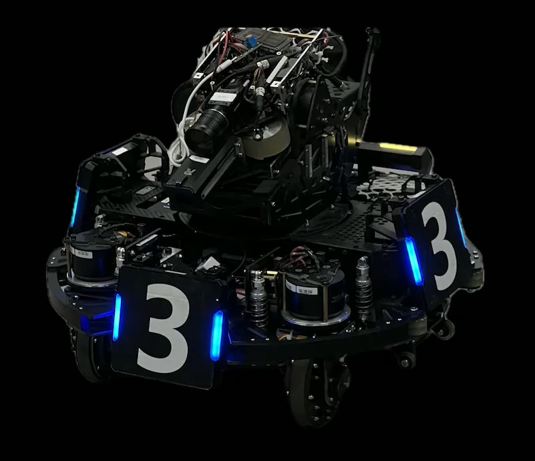
//> input picture class_3/imgs/armor2.jpg, 1069 x 922 px (shown at 1/2 size)
$ ./main   (built with g++ and OpenCV 4)
//> lines starting //> are read from the running program, lines starting //| are printed output that depends on the picture; after the words box and inside, x2 and y2 are one past the last pixel; in counts of white or black regions, pixels touching at a corner belong together
### class_3/include/img_tools.hpp
#ifndef TOOLS__IMG_TOOLS_HPP
#define TOOLS__IMG_TOOLS_HPP

#include <opencv2/opencv.hpp>
#include <string>
#include <vector>

namespace tools
{

inline void draw_point(
  cv::Mat & img, const cv::Point & point, const cv::Scalar & color = {0, 0, 255}, int radius = 3)
{
  cv::circle(img, point, radius, color, cv::FILLED);
}

// 把一条轮廓上的每个点画出来，便于观察 findContours 得到的边界点
inline void drawContour(
  cv::Mat & img, const std::vector<cv::Point> & contour, const cv::Scalar & color = {0, 0, 255},
  int radius = 1)
{
  for (const auto & point : contour) {
    draw_point(img, point, color, radius);
  }
}

inline void draw_points(
  cv::Mat & img, const std::vector<cv::Point> & points, const cv::Scalar & color = {0, 0, 255},
  int thickness = 2)
{
  std::vector<std::vector<cv::Point>> contours = {points};
  cv::drawContours(img, contours, -1, color, thickness);
}

inline void draw_points(
  cv::Mat & img, const std::vector<cv::Point2f> & points, const cv::Scalar & color = {0, 0, 255},
  int thickness = 2)
{
  std::vector<cv::Point> int_points(points.begin(), points.end());
  draw_points(img, int_points, color, thickness);
}

// [6 lines left out: function draw_text, not called in this run]

}  // namespace tools

#endif  // TOOLS__IMG_TOOLS_HPP

### class_3/main.cpp
#include <opencv2/opencv.hpp>
#include <vector>
#include "img_tools.hpp"

int main()
{
    // 读取图片
    cv::Mat bgr_img;
    bgr_img = cv::imread("imgs/armor2.jpg");
//> bgr_img is the input picture: 922 rows x 1069 cols, CV_8UC3; mean B, G, R 16.1, 15.8, 13

    // 彩色图转灰度图
    cv::Mat gray_img;
    cv::cvtColor(bgr_img, gray_img, cv::COLOR_BGR2GRAY);
    // 显示灰度图，调试用
    cv::resize(gray_img, gray_img, {}, 0.5, 0.5);
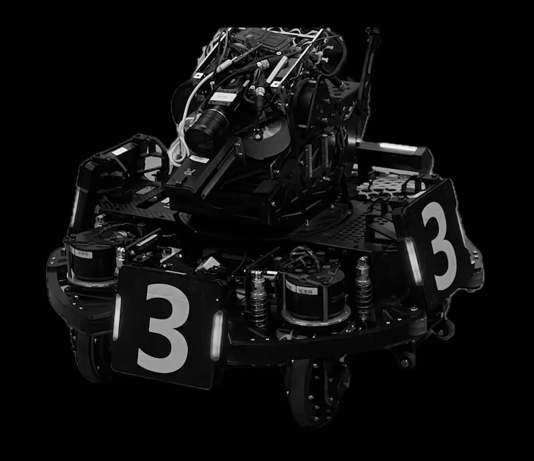
//> gray_img: 461 rows x 534 cols, CV_8UC1; min 0, max 253, mean 15.3
    cv::imshow("gray", gray_img);
    cv::resize(gray_img, gray_img, {}, 2, 2);
//> gray_img: 922 rows x 1068 cols, CV_8UC1

    // 进行二值化
    cv::Mat binary_img;
    cv::threshold(gray_img, binary_img, 130, 255, cv::THRESH_BINARY);
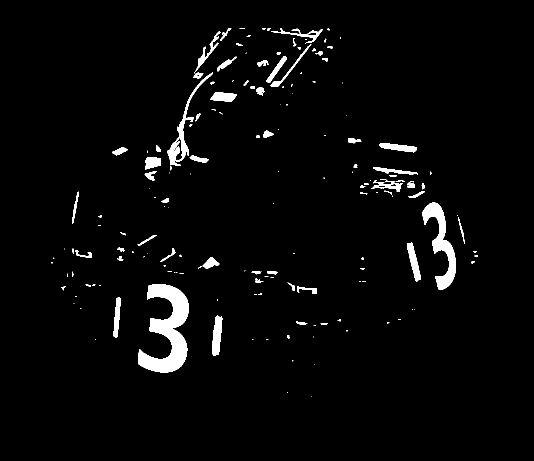
//> binary_img: 922 rows x 1068 cols, CV_8UC1 (shown at 1/2 size); 3% white; 163 white regions (83 under 20 px)
    // 显示二值图，调试用
    cv::resize(binary_img, binary_img, {}, 0.5, 0.5);
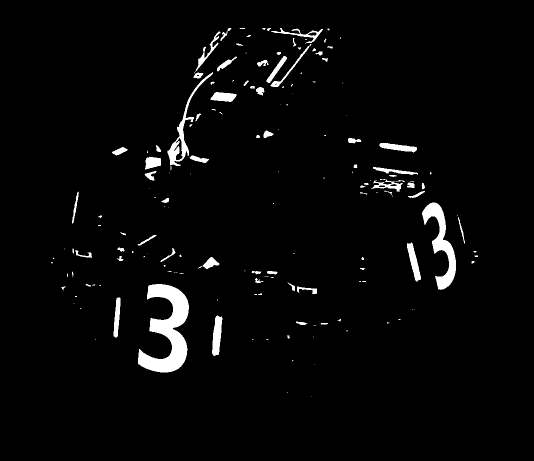
//> binary_img: 461 rows x 534 cols, CV_8UC1; min 0, max 255, mean 7.8
    cv::imshow("binary", binary_img);
    cv::resize(binary_img, binary_img, {}, 2, 2);
//> binary_img: 922 rows x 1068 cols, CV_8UC1

    // 获取轮廓点
    std::vector<std::vector<cv::Point>> contours;
    cv::findContours(binary_img, contours, cv::RETR_EXTERNAL, cv::CHAIN_APPROX_NONE);
//> contours = 131 contours, 31 with area under 20; largest, box (x1, y1, x2, y2) and area: (275, 567, 379, 747) 9693, (333, 55, 465, 349) 5435, (843, 403, 913, 581) 4751, (523, 55, 647, 175) 2909, (423, 629, 447, 713) 1352

    // 显示轮廓点，调试用
    cv::Mat drawcontours = bgr_img.clone();
    for (const auto & contour : contours) {
        tools::drawContour(drawcontours, contour);
    }
//> this loop made 131 passes
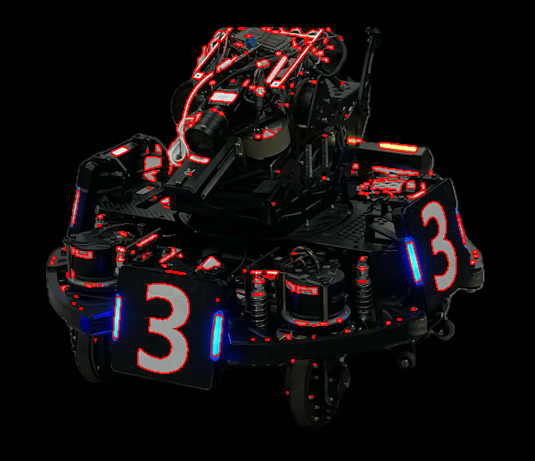
//> drawcontours: 922 rows x 1069 cols, CV_8UC3 (shown at 1/2 size); mean B, G, R 13.9, 13.7, 18.1
    cv::drawContours(drawcontours, contours, {}, {0, 0, 255}, 5);
//> drawcontours: 922 rows x 1069 cols, CV_8UC3; 48 pixels changed, all inside (x1, y1, x2, y2) = (618, 788, 628, 798)
    cv::resize(drawcontours, drawcontours, {}, 0.5, 0.5);
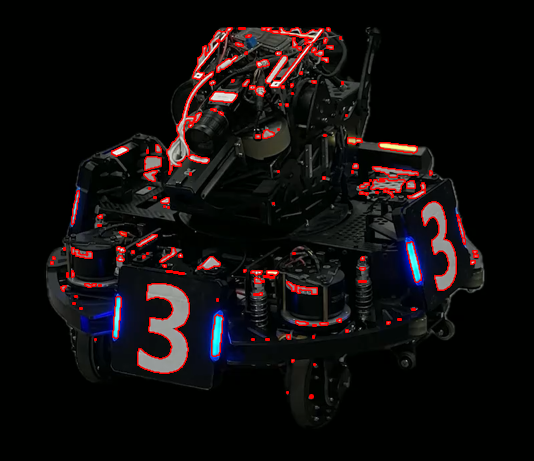
//> drawcontours: 461 rows x 534 cols, CV_8UC3; mean B, G, R 14, 13.7, 18.1
    cv::imshow("drawcontours", drawcontours);

    // 获取旋转矩形并显示，示范用
    std::vector<cv::RotatedRect> rotated_rects;
    for (const auto & contour : contours) {
        auto rotated_rect = cv::minAreaRect(contour);
        rotated_rects.emplace_back(rotated_rect);
    }
//> this loop made 131 passes
//> rotated_rect on passes 1 to 12: centre (622.5, 792.5), size (3, 3), angle -90, centre (574.5, 784.5), size (3, 3), angle -90, centre (628.5, 728.5), size (3, 3), angle -90, centre (585.5, 721.5), size (5, 5), angle -90, centre (534.5, 678.5), size (3, 7), angle -90, centre (505.5, 678.5), size (3, 5), angle -90, centre (190.5, 678.5), size (3, 3), angle -90, centre (626.5, 673.5), size (5, 3), angle -90, centre (576.5, 673.5), size (9, 7), angle -90, centre (693.5, 661.5), size (5, 5), angle -90, centre (628.5, 650.5), size (3, 7), angle -90, centre (647.5, 647.5), size (5, 17), angle -90
//> after the loop, rotated_rects = 131 RotatedRects (x, y, width, height, angle), first 8: [622.5, 792.5, 3, 3, -90], [574.5, 784.5, 3, 3, -90], [628.5, 728.5, 3, 3, -90], [585.5, 721.5, 5, 5, -90], [534.5, 678.5, 3, 7, -90], [505.5, 678.5, 3, 5, -90], [190.5, 678.5, 3, 3, -90], [626.5, 673.5, 5, 3, -90]
    cv::Mat drawrect = bgr_img.clone();
    for (const auto & rotated_rect : rotated_rects) {
        std::vector<cv::Point2f> points(4);
        rotated_rect.points(points.data());
        tools::draw_points(drawrect, points);
    }
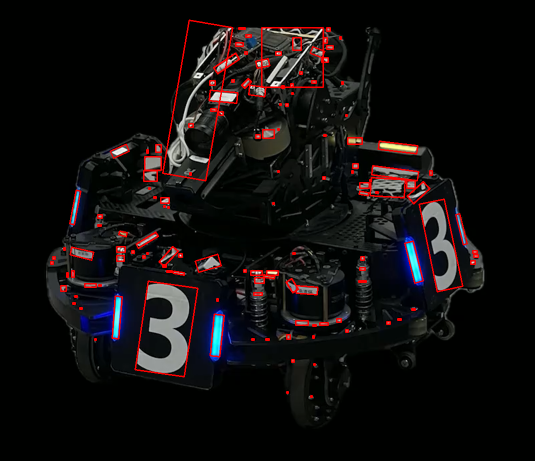
//> drawrect: 922 rows x 1069 cols, CV_8UC3 (shown at 1/2 size); 2.49% of pixels changed, all inside (x1, y1, x2, y2) = (100, 39, 958, 796)
    cv::resize(drawrect, drawrect, {}, 0.5, 0.5);
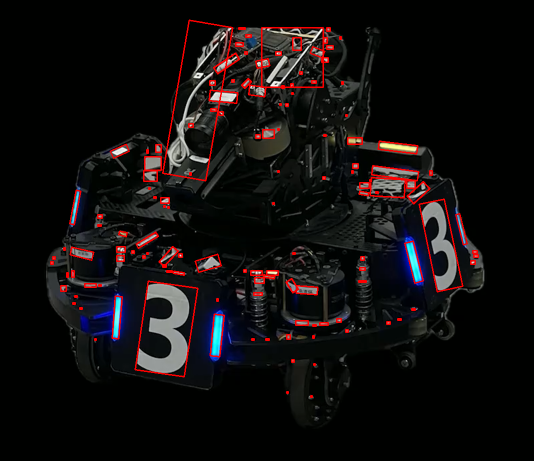
//> drawrect: 461 rows x 534 cols, CV_8UC3; mean B, G, R 14.8, 14.6, 18.4
    cv::imshow("drawrect", drawrect);

    cv::waitKey(0);
    return 0;
}
